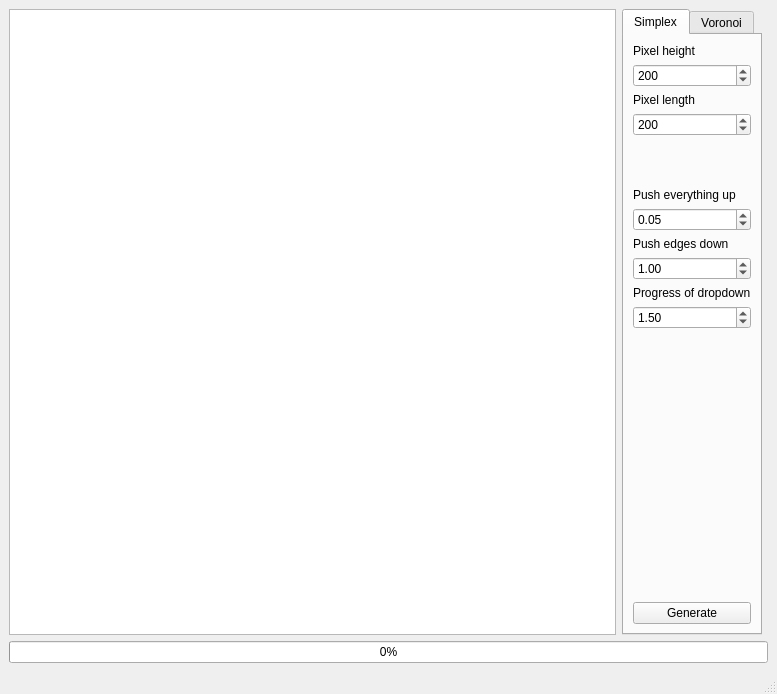
<?xml version="1.0" encoding="UTF-8"?>
<ui version="4.0">
 <class>MainWindow</class>
 <widget class="QMainWindow" name="MainWindow">
  <property name="geometry">
   <rect>
    <x>0</x>
    <y>0</y>
    <width>777</width>
    <height>694</height>
   </rect>
  </property>
  <property name="windowTitle">
   <string>MainWindow</string>
  </property>
  <widget class="QWidget" name="centralwidget">
   <property name="sizePolicy">
    <sizepolicy hsizetype="Preferred" vsizetype="Preferred">
     <horstretch>0</horstretch>
     <verstretch>0</verstretch>
    </sizepolicy>
   </property>
   <layout class="QGridLayout" name="gridLayout_5">
    <item row="2" column="0" colspan="3">
     <widget class="QProgressBar" name="creationBar">
      <property name="value">
       <number>0</number>
      </property>
      <property name="invertedAppearance">
       <bool>false</bool>
      </property>
     </widget>
    </item>
    <item row="0" column="0">
     <widget class="QGraphicsView" name="MainImage">
      <property name="sizePolicy">
       <sizepolicy hsizetype="Minimum" vsizetype="Preferred">
        <horstretch>5</horstretch>
        <verstretch>0</verstretch>
       </sizepolicy>
      </property>
     </widget>
    </item>
    <item row="0" column="1">
     <widget class="QTabWidget" name="tabAlgorithm">
      <property name="sizePolicy">
       <sizepolicy hsizetype="Preferred" vsizetype="Preferred">
        <horstretch>0</horstretch>
        <verstretch>0</verstretch>
       </sizepolicy>
      </property>
      <property name="currentIndex">
       <number>0</number>
      </property>
      <widget class="QWidget" name="tabSimplex">
       <property name="sizePolicy">
        <sizepolicy hsizetype="Fixed" vsizetype="Preferred">
         <horstretch>1</horstretch>
         <verstretch>0</verstretch>
        </sizepolicy>
       </property>
       <property name="statusTip">
        <string notr="true"/>
       </property>
       <attribute name="title">
        <string>Simplex</string>
       </attribute>
       <layout class="QVBoxLayout" name="verticalLayout_2">
        <item>
         <layout class="QFormLayout" name="formLayout">
          <property name="sizeConstraint">
           <enum>QLayout::SetDefaultConstraint</enum>
          </property>
          <property name="rowWrapPolicy">
           <enum>QFormLayout::WrapAllRows</enum>
          </property>
          <item row="1" column="0">
           <widget class="QLabel" name="heightLabel">
            <property name="text">
             <string>Pixel height</string>
            </property>
           </widget>
          </item>
          <item row="1" column="1">
           <widget class="QSpinBox" name="inputHeight">
            <property name="minimum">
             <number>1</number>
            </property>
            <property name="maximum">
             <number>1500</number>
            </property>
            <property name="singleStep">
             <number>100</number>
            </property>
            <property name="value">
             <number>200</number>
            </property>
           </widget>
          </item>
          <item row="2" column="0">
           <widget class="QLabel" name="lengthLabel">
            <property name="text">
             <string>Pixel length</string>
            </property>
           </widget>
          </item>
          <item row="2" column="1">
           <widget class="QSpinBox" name="inputLength">
            <property name="minimum">
             <number>1</number>
            </property>
            <property name="maximum">
             <number>1500</number>
            </property>
            <property name="singleStep">
             <number>100</number>
            </property>
            <property name="value">
             <number>200</number>
            </property>
           </widget>
          </item>
          <item row="4" column="1">
           <spacer name="verticalSpacer_6">
            <property name="orientation">
             <enum>Qt::Vertical</enum>
            </property>
            <property name="sizeHint" stdset="0">
             <size>
              <width>20</width>
              <height>80</height>
             </size>
            </property>
           </spacer>
          </item>
          <item row="6" column="0">
           <widget class="QLabel" name="pushEverythingUpLabel">
            <property name="text">
             <string>Push everything up</string>
            </property>
           </widget>
          </item>
          <item row="6" column="1">
           <widget class="QDoubleSpinBox" name="inputCalcA">
            <property name="singleStep">
             <double>0.020000000000000</double>
            </property>
            <property name="value">
             <double>0.050000000000000</double>
            </property>
           </widget>
          </item>
          <item row="7" column="0">
           <widget class="QLabel" name="pushEdgesDownLabel">
            <property name="text">
             <string>Push edges down</string>
            </property>
           </widget>
          </item>
          <item row="7" column="1">
           <widget class="QDoubleSpinBox" name="inputCalcB">
            <property name="singleStep">
             <double>0.100000000000000</double>
            </property>
            <property name="value">
             <double>1.000000000000000</double>
            </property>
           </widget>
          </item>
          <item row="8" column="0">
           <widget class="QLabel" name="progressOfDropdownLabel">
            <property name="text">
             <string>Progress of dropdown</string>
            </property>
           </widget>
          </item>
          <item row="8" column="1">
           <widget class="QDoubleSpinBox" name="inputCalcC">
            <property name="singleStep">
             <double>0.100000000000000</double>
            </property>
            <property name="value">
             <double>1.500000000000000</double>
            </property>
           </widget>
          </item>
          <item row="12" column="1">
           <spacer name="verticalSpacer_7">
            <property name="orientation">
             <enum>Qt::Vertical</enum>
            </property>
            <property name="sizeType">
             <enum>QSizePolicy::Expanding</enum>
            </property>
            <property name="sizeHint" stdset="0">
             <size>
              <width>20</width>
              <height>300</height>
             </size>
            </property>
           </spacer>
          </item>
          <item row="15" column="1">
           <widget class="QPushButton" name="generateButton">
            <property name="sizePolicy">
             <sizepolicy hsizetype="Minimum" vsizetype="Fixed">
              <horstretch>0</horstretch>
              <verstretch>0</verstretch>
             </sizepolicy>
            </property>
            <property name="layoutDirection">
             <enum>Qt::LeftToRight</enum>
            </property>
            <property name="text">
             <string>Generate</string>
            </property>
            <property name="checkable">
             <bool>false</bool>
            </property>
           </widget>
          </item>
         </layout>
        </item>
       </layout>
      </widget>
      <widget class="QWidget" name="tabVoronoi">
       <property name="enabled">
        <bool>true</bool>
       </property>
       <attribute name="title">
        <string>Voronoi</string>
       </attribute>
      </widget>
     </widget>
    </item>
   </layout>
  </widget>
  <widget class="QStatusBar" name="statusbar"/>
 </widget>
 <resources/>
 <connections>
  <connection>
   <sender>generateButton</sender>
   <signal>clicked()</signal>
   <receiver>MainWindow</receiver>
   <slot>generateButton()</slot>
   <hints>
    <hint type="sourcelabel">
     <x>747</x>
     <y>623</y>
    </hint>
    <hint type="destinationlabel">
     <x>716</x>
     <y>269</y>
    </hint>
   </hints>
  </connection>
 </connections>
 <slots>
  <slot>generateButton()</slot>
 </slots>
</ui>
